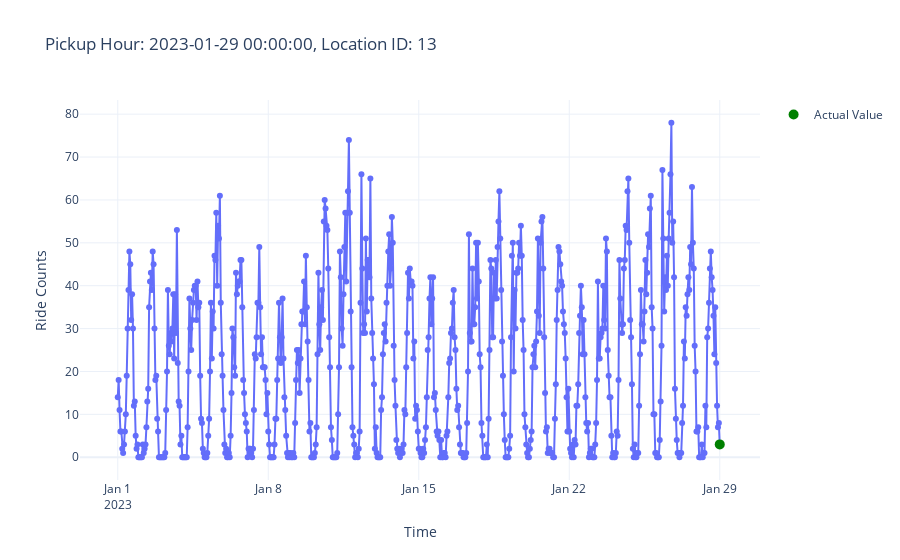

The code cell stored with this chart in its notebook:
### Code cell
from src.plot_utils import plot_aggregated_time_series
plot_aggregated_time_series(features, targets, row_id=13)

### Figure 1 — Plotly figure (JSON) as saved in the notebook; plotly's stock layout.template omitted (floating-point values rounded to 4 significant figures; data arrays with more than 128 entries replaced by an {"elided": "..."} marker saying what was removed)
{"data": [{"hovertemplate": "Time=%{x}<br>Ride Counts=%{y}<extra></extra>", "legendgroup": "", "line": {"color": "#636efa", "dash": "solid"}, "marker": {"symbol": "circle"}, "mode": "lines+markers", "name": "", "orientation": "v", "showlegend": false, "type": "scatter", "x": {"elided": "673 str values"}, "xaxis": "x", "y": {"elided": "673 int values"}, "yaxis": "y"}, {"line": {"color": "green"}, "marker": {"size": 10}, "mode": "markers", "name": "Actual Value", "type": "scatter", "x": ["2023-01-29T00:00:00"], "y": [3]}], "layout": {"legend": {"tracegroupgap": 0}, "title": {"text": "Pickup Hour: 2023-01-29 00:00:00, Location ID: 13"}, "xaxis": {"anchor": "y", "domain": [0, 1], "title": {"text": "Time"}}, "yaxis": {"anchor": "x", "domain": [0, 1], "title": {"text": "Ride Counts"}}}}
